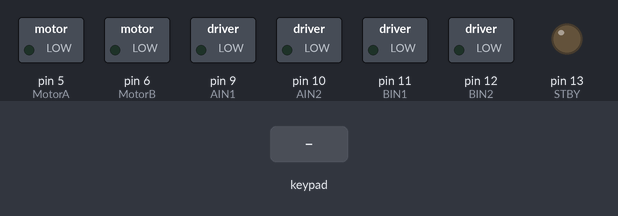
The sketch below on a simulated Arduino Uno, built with avr-gcc and run on an emulated ATmega328P. Parts: switched loads named in the sketch (green lamp = pin HIGH), output pins drawn as LEDs (lit = HIGH). Inputs (shaded band) come from the test bench. What the sketch prints to the serial monitor is not drawn.

Above: at 1.2 s.
1.3 s: key 'U' pressed
At 1.45 s:
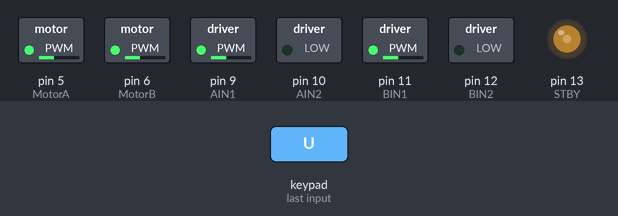
4.3 s: key 'D' pressed
At 4.49 s:
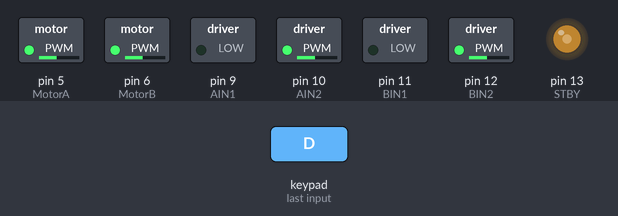
7.3 s: key 'L' pressed
At 7.49 s:
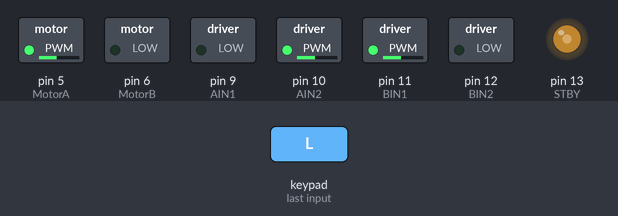
10.3 s: key 'R' pressed
At 10.66 s:
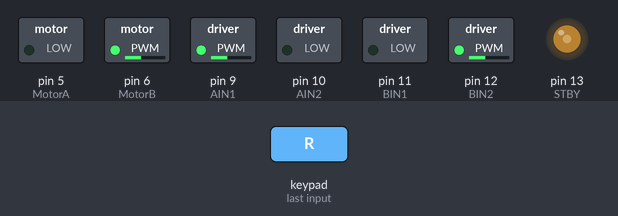
13.3 s: key 'U' pressed
At 14.5 s:
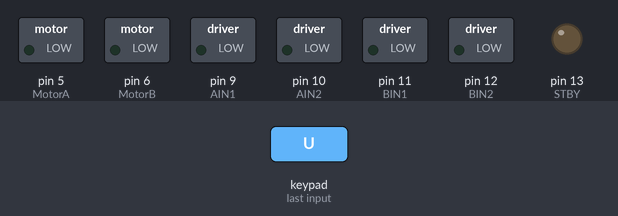
16.3 s: key 'D' pressed
At 16.73 s:
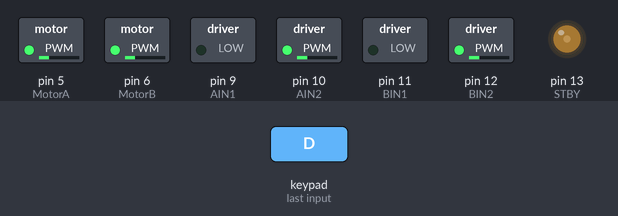
Timing chart, 0 to 19.3 s (numbered marks = the images above; inputs shaded):
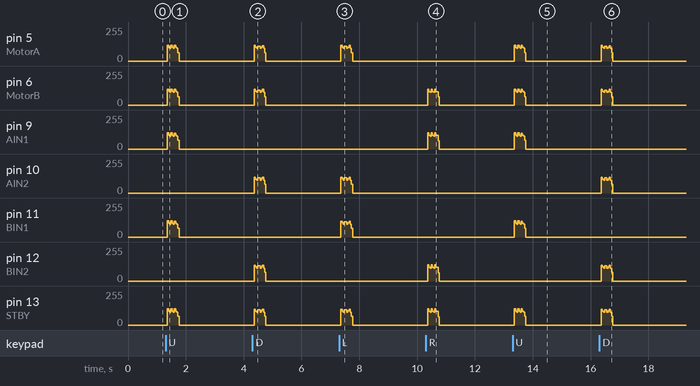

The sketch:

myGamepadbasic.ino
```cpp
/*
   Gamepad module provides three different mode namely Digital, JoyStick and Accerleometer.

   You can reduce the size of library compiled by enabling only those modules that you want to
   use. For this first define CUSTOM_SETTINGS followed by defining INCLUDE_modulename.

   Explore more on: https://thestempedia.com/docs/dabble/game-pad-module/
*/
#define CUSTOM_SETTINGS
#define INCLUDE_GAMEPAD_MODULE
#include <Dabble.h>

//Motor Driver
int MotorA = 5; //PWM Pin A
int AIN1 = 9;
int AIN2 = 10;

int MotorB = 6; //PWM Pin B
int BIN1 = 11;
int BIN2 =12;

int STBY = 13;

void setup() {
  // put your setup code here, to run once:
  Serial.begin(250000);      // make sure your Serial Monitor is also set at this baud rate.
  Dabble.begin(9600);      //Enter baudrate of your bluetooth.Connect bluetooth on Bluetooth port present on evive.
  pinMode(MotorA, OUTPUT);
  pinMode(MotorB, OUTPUT);
  pinMode(AIN1, OUTPUT);
  pinMode(AIN2, OUTPUT);
  pinMode(BIN1, OUTPUT);
  pinMode(BIN2, OUTPUT);
  pinMode(STBY, OUTPUT);

}

void loop() {
  Dabble.processInput();             //this function is used to refresh data obtained from smartphone.Hence calling this function is mandatory in order to get data properly from your mobile.
  Serial.print("KeyPressed: ");
  if (GamePad.isUpPressed())
  {
    Serial.print("UP");
    digitalWrite(STBY,HIGH);
    analogWrite(MotorA,250);//Set pwm motor A
    digitalWrite(AIN1,HIGH);
    digitalWrite(AIN2,LOW);
    analogWrite(MotorB,250); //Set pwm motor B
    digitalWrite(BIN1,HIGH);
    digitalWrite(BIN2,LOW);
    delay(5);
  }

  if (GamePad.isDownPressed())
  {
    Serial.print("DOWN");
    digitalWrite(STBY,HIGH);
    analogWrite(MotorA,250);//Set pwm motor A
    digitalWrite(AIN1,LOW);
    digitalWrite(AIN2,HIGH);
    analogWrite(MotorB,250); //Set pwm motor B
    digitalWrite(BIN1,LOW);
    digitalWrite(BIN2,HIGH);
    delay(5);
  }

  if (GamePad.isLeftPressed())
  {
    Serial.print("Left");
    digitalWrite(STBY,HIGH);
    analogWrite(MotorA,250);//Set pwm motor A
    digitalWrite(AIN1,LOW);
    digitalWrite(AIN2,HIGH);
    analogWrite(MotorB,0); //Set pwm motor B
    digitalWrite(BIN1,HIGH);
    digitalWrite(BIN2,LOW);
    delay(5);
  }

  if (GamePad.isRightPressed())
  {
    Serial.print("Right");
    digitalWrite(STBY,HIGH);
    analogWrite(MotorA,0);//Set pwm motor A
    digitalWrite(AIN1,HIGH);
    digitalWrite(AIN2,LOW);
    analogWrite(MotorB,250); //Set pwm motor B
    digitalWrite(BIN1,LOW);
    digitalWrite(BIN2,HIGH);
    delay(5);
  }

  if (GamePad.isSquarePressed())
  {
    Serial.print("Square");
  }

  if (GamePad.isCirclePressed())
  {
    Serial.print("Circle");
  }

  if (GamePad.isCrossPressed())
  {
    Serial.print("Cross");
  }

  if (GamePad.isTrianglePressed())
  {
    Serial.print("Triangle");
  }

  if (GamePad.isStartPressed())
  {
    Serial.print("Start");
  }

  if (GamePad.isSelectPressed())
  {
    Serial.print("Select");
  }
  else{
    digitalWrite(STBY,LOW);
    analogWrite(MotorA,0);
    digitalWrite(AIN1,LOW);
    digitalWrite(AIN2,LOW);
    analogWrite(MotorB,0);
    digitalWrite(BIN1,LOW);
    digitalWrite(BIN2,LOW);
    delay(5);
    }


  Serial.print('\t');

  int a = GamePad.getAngle();
  Serial.print("Angle: ");
  Serial.print(a);
  Serial.print('\t');
  int b = GamePad.getRadius();
  Serial.print("Radius: ");
  Serial.print(b);
  Serial.print('\t');
  float c = GamePad.getXaxisData();
  Serial.print("x_axis: ");
  Serial.print(c);
  Serial.print('\t');
  float d = GamePad.getYaxisData();
  Serial.print("y_axis: ");
  Serial.println(d);
  Serial.println();
}
```
